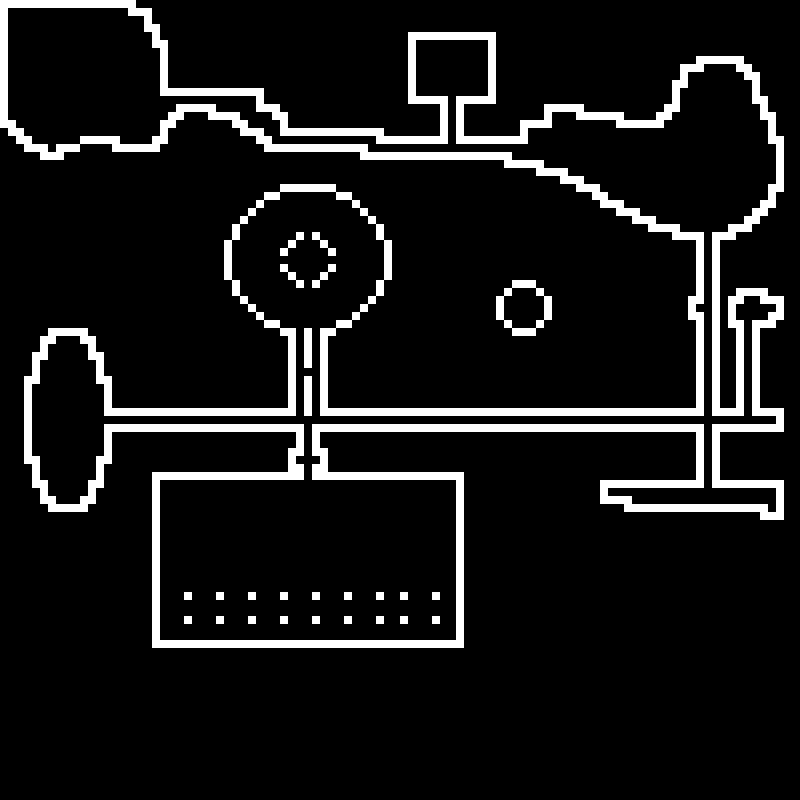

A 2D game scene composited from a Tiled map and its tileset images. What follows is a short description and the map's XML, with each tile layer's data collapsed to a summary:
An orthogonal 100x100 tile map with 8x8 px tiles, 1 tile layer (Level1).

<map version="1.0" tiledversion="1.0.3" orientation="orthogonal" renderorder="right-down" width="100" height="100" tilewidth="8" tileheight="8" nextobjectid="1">
 <tileset firstgid="1" source="TileTest4.tsx" />
 <layer name="Level1" width="100" height="100">
  <data>[10000 cells, 10000 non-empty, 2 distinct tile ids]</data>
 </layer>
</map>